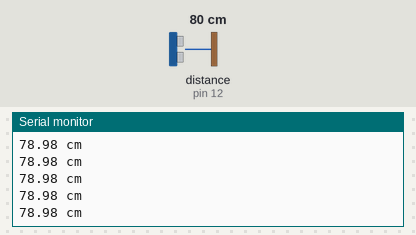
Bench run of a sketch on a simulated Arduino Uno, built with avr-gcc and run on an emulated ATmega328P. Shown: the last lines printed to the serial monitor. Wiring (inferred from the names in the program): ultrasonic range finder: trigger pin 11; echo pin 12. The test bench sets the inputs (shaded band); at power-on: distance to the obstacle (sensor on pin 12) 80 cm. The echo pulse lasts 58.3 µs per cm.

Above: at 1.2 s.
1.3 s: distance to the obstacle (sensor on pin 12) set to 299 cm
At 1.62 s:
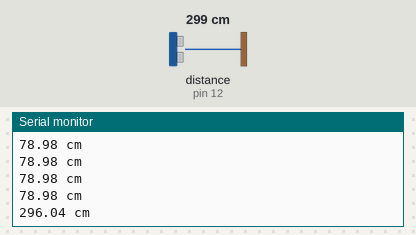
4.3 s: distance to the obstacle (sensor on pin 12) set to 2 cm
At 4.45 s:
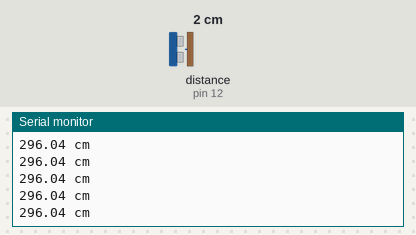
Timing chart, 0 to 7.3 s (numbered marks = the images above; inputs shaded):
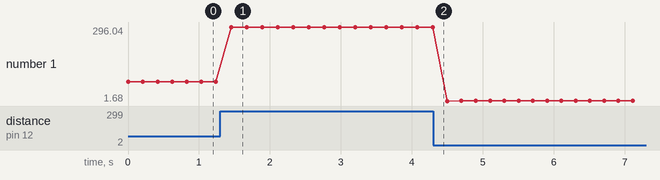

Measured:
- after the input at 1.3 s, the serial monitor: prints a new line after 0.16 s (image 1)
- plotted number 1: 78.98 → 296.04 after the input at 1.3 s, 296.04 → 2.01 after the input at 4.3 s

The sketch:

hc-sr04.ino
```cpp
#include <Streaming.h>

const int trig = 11;
const int echo = 12;

unsigned long duration;
float distance;

void setup()
{
  Serial.begin(9600);
  pinMode(trig, OUTPUT);
  pinMode(echo, INPUT);
}

void loop()
{
  digitalWrite(trig, 0);
  digitalWrite(trig, 1);
  delayMicroseconds(5);
  digitalWrite(trig, 0);

  //distance = int(duration / 2 / 29.412);
  distance = float(pulseIn(echo, HIGH)) * 34 / 1000 / 2;

  Serial << distance << " cm" << endl;

  delay(200);
}
```
